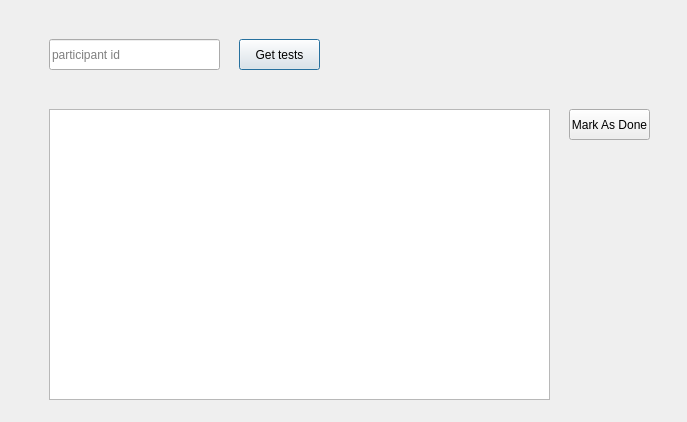
<?xml version="1.0" encoding="UTF-8"?>
<ui version="4.0">
 <class>Dialog</class>
 <widget class="QDialog" name="Dialog">
  <property name="geometry">
   <rect>
    <x>0</x>
    <y>0</y>
    <width>687</width>
    <height>422</height>
   </rect>
  </property>
  <property name="windowTitle">
   <string>Dialog</string>
  </property>
  <widget class="QWidget" name="widget" native="true">
   <property name="geometry">
    <rect>
     <x>-1</x>
     <y>-1</y>
     <width>691</width>
     <height>421</height>
    </rect>
   </property>
   <widget class="QLineEdit" name="partipant_id">
    <property name="geometry">
     <rect>
      <x>50</x>
      <y>40</y>
      <width>171</width>
      <height>31</height>
     </rect>
    </property>
    <property name="placeholderText">
     <string>participant id</string>
    </property>
   </widget>
   <widget class="QPushButton" name="get_test_btn">
    <property name="geometry">
     <rect>
      <x>240</x>
      <y>40</y>
      <width>81</width>
      <height>31</height>
     </rect>
    </property>
    <property name="text">
     <string>Get tests</string>
    </property>
   </widget>
   <widget class="QListWidget" name="listWidget">
    <property name="geometry">
     <rect>
      <x>50</x>
      <y>110</y>
      <width>501</width>
      <height>291</height>
     </rect>
    </property>
   </widget>
   <widget class="QPushButton" name="mark_as_done_btn">
    <property name="geometry">
     <rect>
      <x>570</x>
      <y>110</y>
      <width>81</width>
      <height>31</height>
     </rect>
    </property>
    <property name="text">
     <string>Mark As Done</string>
    </property>
   </widget>
  </widget>
 </widget>
 <resources/>
 <connections/>
</ui>
